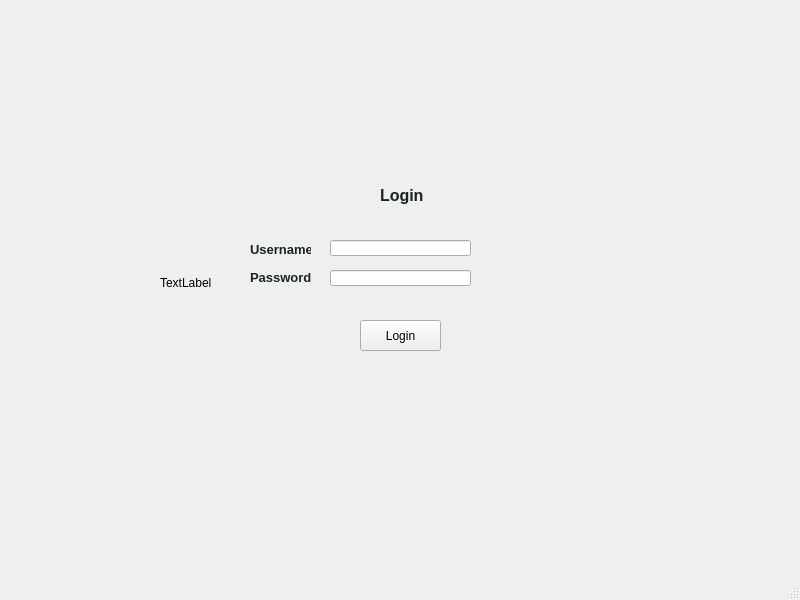
<?xml version="1.0" encoding="UTF-8"?>
<ui version="4.0">
 <class>MainWindow</class>
 <widget class="QMainWindow" name="MainWindow">
  <property name="geometry">
   <rect>
    <x>0</x>
    <y>0</y>
    <width>800</width>
    <height>600</height>
   </rect>
  </property>
  <property name="windowTitle">
   <string>MainWindow</string>
  </property>
  <widget class="QWidget" name="centralwidget">
   <widget class="QPushButton" name="login_button">
    <property name="geometry">
     <rect>
      <x>360</x>
      <y>320</y>
      <width>81</width>
      <height>31</height>
     </rect>
    </property>
    <property name="text">
     <string>Login</string>
    </property>
   </widget>
   <widget class="QLabel" name="background_image">
    <property name="geometry">
     <rect>
      <x>160</x>
      <y>110</y>
      <width>500</width>
      <height>345</height>
     </rect>
    </property>
    <property name="text">
     <string>TextLabel</string>
    </property>
   </widget>
   <widget class="QLabel" name="login_title">
    <property name="geometry">
     <rect>
      <x>380</x>
      <y>180</y>
      <width>51</width>
      <height>31</height>
     </rect>
    </property>
    <property name="text">
     <string>&lt;html&gt;&lt;head/&gt;&lt;body&gt;&lt;p&gt;&lt;span style=&quot; font-size:12pt; font-weight:700; color:#172524;&quot;&gt;Login&lt;/span&gt;&lt;/p&gt;&lt;/body&gt;&lt;/html&gt;</string>
    </property>
   </widget>
   <widget class="QLabel" name="username_label">
    <property name="geometry">
     <rect>
      <x>250</x>
      <y>240</y>
      <width>61</width>
      <height>20</height>
     </rect>
    </property>
    <property name="text">
     <string>&lt;html&gt;&lt;head/&gt;&lt;body&gt;&lt;p&gt;&lt;span style=&quot; font-size:10pt; font-weight:700; color:#172524;&quot;&gt;Username&lt;/span&gt;&lt;/p&gt;&lt;/body&gt;&lt;/html&gt;</string>
    </property>
   </widget>
   <widget class="QLabel" name="password_label">
    <property name="geometry">
     <rect>
      <x>250</x>
      <y>270</y>
      <width>61</width>
      <height>16</height>
     </rect>
    </property>
    <property name="text">
     <string>&lt;html&gt;&lt;head/&gt;&lt;body&gt;&lt;p&gt;&lt;span style=&quot; font-size:10pt; font-weight:700; color:#172524;&quot;&gt;Password&lt;/span&gt;&lt;/p&gt;&lt;/body&gt;&lt;/html&gt;</string>
    </property>
   </widget>
   <widget class="QLineEdit" name="username_text">
    <property name="geometry">
     <rect>
      <x>330</x>
      <y>240</y>
      <width>141</width>
      <height>16</height>
     </rect>
    </property>
   </widget>
   <widget class="QLineEdit" name="password_text">
    <property name="geometry">
     <rect>
      <x>330</x>
      <y>270</y>
      <width>141</width>
      <height>16</height>
     </rect>
    </property>
   </widget>
   <zorder>background_image</zorder>
   <zorder>login_button</zorder>
   <zorder>login_title</zorder>
   <zorder>username_label</zorder>
   <zorder>password_label</zorder>
   <zorder>username_text</zorder>
   <zorder>password_text</zorder>
  </widget>
  <widget class="QMenuBar" name="menubar">
   <property name="geometry">
    <rect>
     <x>0</x>
     <y>0</y>
     <width>800</width>
     <height>21</height>
    </rect>
   </property>
  </widget>
  <widget class="QStatusBar" name="statusbar"/>
 </widget>
 <resources/>
 <connections/>
</ui>
